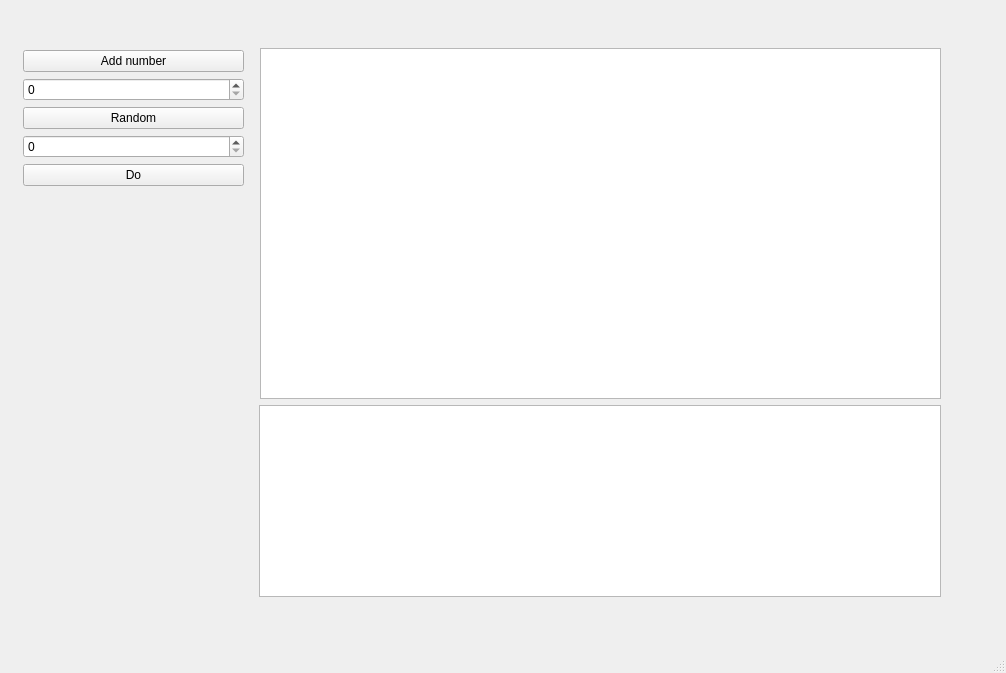
<?xml version="1.0" encoding="UTF-8"?>
<ui version="4.0">
 <class>MainWindow</class>
 <widget class="QMainWindow" name="MainWindow">
  <property name="geometry">
   <rect>
    <x>0</x>
    <y>0</y>
    <width>1006</width>
    <height>673</height>
   </rect>
  </property>
  <property name="windowTitle">
   <string>MainWindow</string>
  </property>
  <widget class="QWidget" name="centralwidget">
   <widget class="QWidget" name="layoutWidget">
    <property name="geometry">
     <rect>
      <x>23</x>
      <y>50</y>
      <width>221</width>
      <height>199</height>
     </rect>
    </property>
    <layout class="QVBoxLayout" name="verticalLayout">
     <item>
      <widget class="QPushButton" name="pushButton">
       <property name="text">
        <string>Add number</string>
       </property>
      </widget>
     </item>
     <item>
      <widget class="QSpinBox" name="spinBox"/>
     </item>
     <item>
      <widget class="QPushButton" name="pushButton_2">
       <property name="text">
        <string>Random</string>
       </property>
      </widget>
     </item>
     <item>
      <widget class="QSpinBox" name="spinBox_2"/>
     </item>
     <item>
      <widget class="QPushButton" name="pushButton_3">
       <property name="text">
        <string>Do</string>
       </property>
      </widget>
     </item>
     <item>
      <spacer name="verticalSpacer">
       <property name="orientation">
        <enum>Qt::Vertical</enum>
       </property>
       <property name="sizeHint" stdset="0">
        <size>
         <width>20</width>
         <height>40</height>
        </size>
       </property>
      </spacer>
     </item>
    </layout>
   </widget>
   <widget class="QTextBrowser" name="textBrowser">
    <property name="geometry">
     <rect>
      <x>259</x>
      <y>405</y>
      <width>682</width>
      <height>192</height>
     </rect>
    </property>
   </widget>
   <widget class="QTextBrowser" name="textBrowser_2">
    <property name="geometry">
     <rect>
      <x>260</x>
      <y>48</y>
      <width>681</width>
      <height>351</height>
     </rect>
    </property>
    <property name="html">
     <string>&lt;!DOCTYPE HTML PUBLIC &quot;-//W3C//DTD HTML 4.0//EN&quot; &quot;http://www.w3.org/TR/REC-html40/strict.dtd&quot;&gt;
&lt;html&gt;&lt;head&gt;&lt;meta name=&quot;qrichtext&quot; content=&quot;1&quot; /&gt;&lt;meta charset=&quot;utf-8&quot; /&gt;&lt;style type=&quot;text/css&quot;&gt;
p, li { white-space: pre-wrap; }
hr { height: 1px; border-width: 0; }
li.unchecked::marker { content: &quot;\2610&quot;; }
li.checked::marker { content: &quot;\2612&quot;; }
&lt;/style&gt;&lt;/head&gt;&lt;body style=&quot; font-family:'Ubuntu'; font-size:11pt; font-weight:400; font-style:normal;&quot;&gt;
&lt;p style=&quot;-qt-paragraph-type:empty; margin-top:0px; margin-bottom:0px; margin-left:0px; margin-right:0px; -qt-block-indent:0; text-indent:0px;&quot;&gt;&lt;br /&gt;&lt;/p&gt;&lt;/body&gt;&lt;/html&gt;</string>
    </property>
   </widget>
  </widget>
  <widget class="QMenuBar" name="menubar">
   <property name="geometry">
    <rect>
     <x>0</x>
     <y>0</y>
     <width>1006</width>
     <height>22</height>
    </rect>
   </property>
  </widget>
  <widget class="QStatusBar" name="statusbar"/>
 </widget>
 <resources/>
 <connections/>
</ui>
